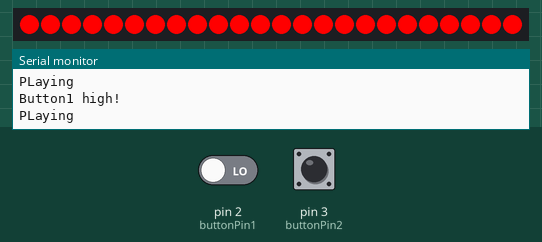
Simulated run of this sketch. Board: Arduino Uno, built with avr-gcc and run on an emulated ATmega328P. Shown: 24 RGB LEDs in strip order, left to right, the last lines printed to the serial monitor. Inputs (shaded band) come from the test bench; at power-on: pin 2 (buttonPin1) LOW, pin 3 (buttonPin2) HIGH.

Above: at 10.8 s.
10.9 s: pin 2 (buttonPin1) driven HIGH
At 16.3 s:
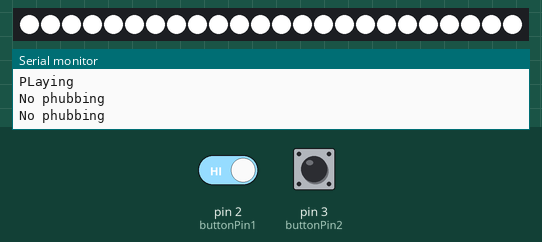
16.9 s: pin 3 (buttonPin2) pulled LOW for 3 s
At 18.0 s:
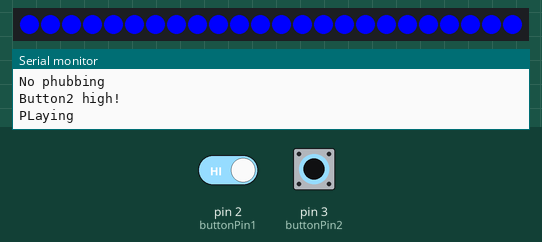
23.5 s: pin 2 (buttonPin1) driven LOW
At 24.6 s:
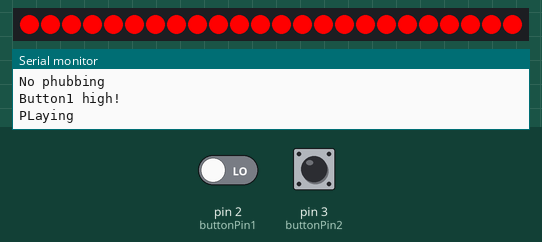
29.5 s: pin 3 (buttonPin2) driven LOW
At 34.8 s:
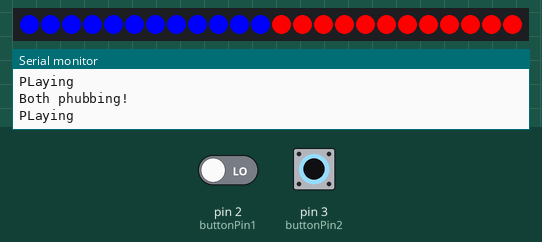
35.5 s: pin 3 (buttonPin2) driven HIGH
At 39.8 s:
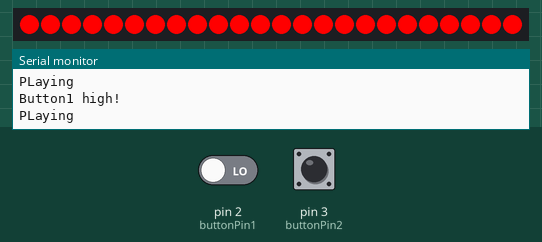
Timing chart, 0 to 41.3 s (numbered marks = the images above; inputs shaded):
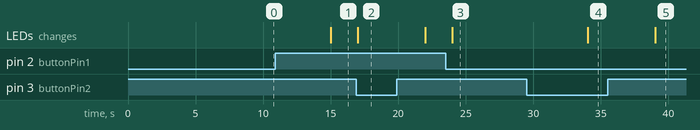

Measured:
- after the input at 10.9 s, the LEDs: change after 4.1 s (image 1)
- after the input at 16.9 s, the LEDs: change after 0.11 s (image 2)
- after the input at 23.5 s, the LEDs: change after 0.52 s (image 3)
- after the input at 29.5 s, the LEDs: change after 4.5 s (image 4)
- after the input at 35.5 s, the LEDs: change after 3.5 s (image 5)

The sketch:

hifid_buttons.ino
```cpp
// put your setup code here, to run once:
#include <Adafruit_NeoPixel.h>

#define PIN 9 //for light control
#define NUM_LEDS 24 //Number of leds in light

Adafruit_NeoPixel strip = Adafruit_NeoPixel(NUM_LEDS, PIN, NEO_GRB);
//Set colours
uint32_t red = strip.Color(255, 0, 0);
uint32_t pink = strip.Color(255, 0, 127);
uint32_t blue = strip.Color(0, 0, 255);
uint32_t white = strip.Color(255, 255, 255);

//Setup button
const int buttonPin1 = 2;     // the number of the pushbutton pin
const int buttonPin2 = 3;
int buttonState1 = 0;// variable for reading the pushbutton status
int buttonState2 = 0;

//Sound port
const int PLAYE=4; //Port for triggerig sound effects

void setup() {
  // initialize the pushbutton pin as an input:
  pinMode(buttonPin1, INPUT);
  pinMode(buttonPin2, INPUT);

  //Setup for light
  strip.begin();
  strip.show(); //Initialize
  strip.setBrightness(255); // set brightness (0-255)
  Serial.begin(9600);
}

void loop() {
  // put your main code here, to run repeatedly:
  buttonState1 = digitalRead(buttonPin1);
  buttonState2 = digitalRead(buttonPin2);


if (buttonState1 == HIGH && buttonState2 == HIGH) {
  strip.clear();
  strip.fill(white); //Set colour
  strip.show();
  Serial.println("No phubbing");
  delay(1000);
}

if (buttonState1 == LOW && buttonState2 == LOW) {
  Serial.println("Both phubbing!");
  strip.fill(red, 12, 12); //set colour
  strip.fill(blue, 0, 12); //set colour
  strip.show();
  digitalWrite(PLAYE, HIGH);
  Serial.println("PLaying");
  delay(5000);
  digitalWrite(PLAYE, LOW);
  }
  else if (buttonState1 == HIGH || buttonState2 == HIGH) {
    if (buttonState1 == LOW) {
      Serial.println("Button1 high!");
      strip.clear();
      strip.fill(red); //set colour
      strip.show();
      digitalWrite(PLAYE, HIGH);
      Serial.println("PLaying");
      delay(5000);
      digitalWrite(PLAYE, LOW);
      }
   if (buttonState2 == LOW) {
      Serial.println("Button2 high!");
      strip.clear();
      strip.fill(blue); //set colour
      strip.show();
      digitalWrite(PLAYE, HIGH);
      Serial.println("PLaying");
      delay(5000);
      digitalWrite(PLAYE, LOW);
      }
  }

}
```
